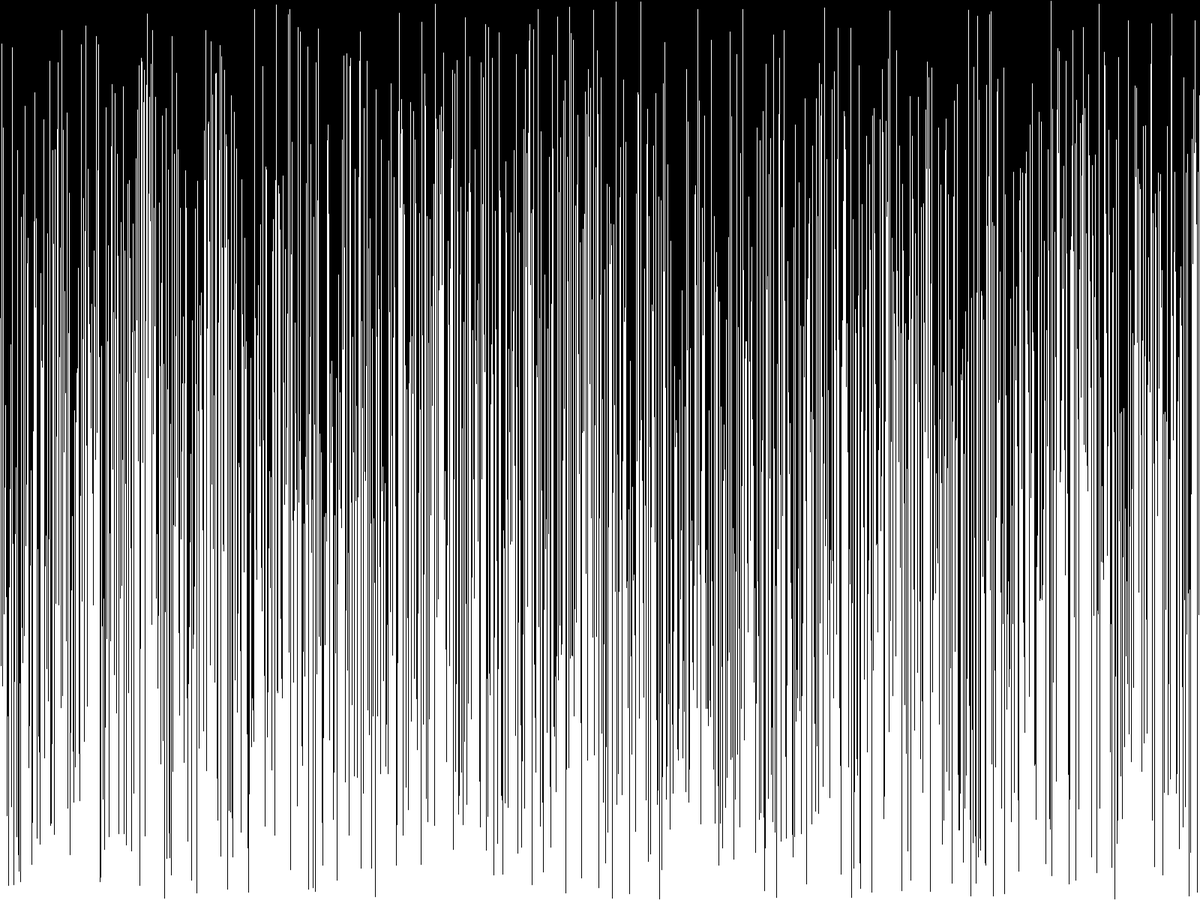
Frame 1 (no input)
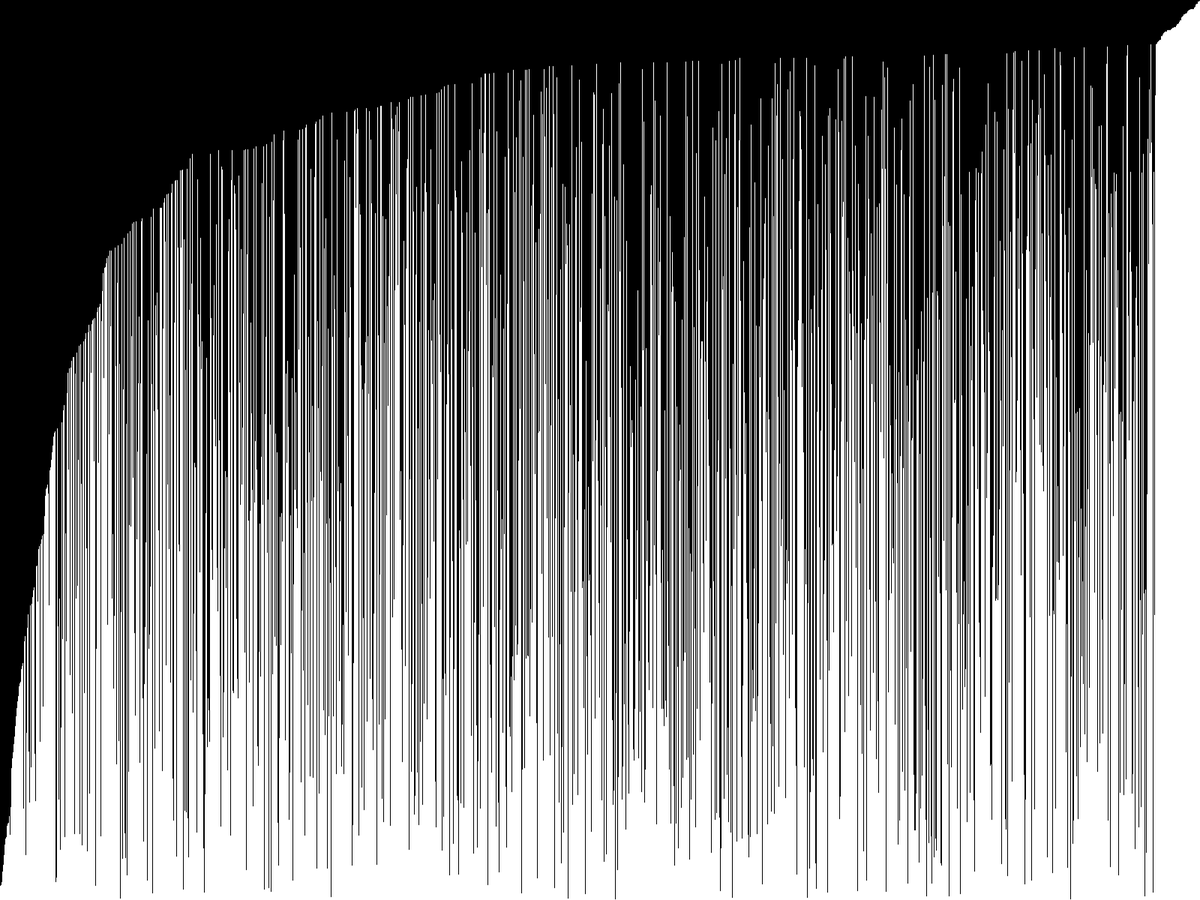
Frame 60 (the mouse pressed at the canvas centre just before this capture)
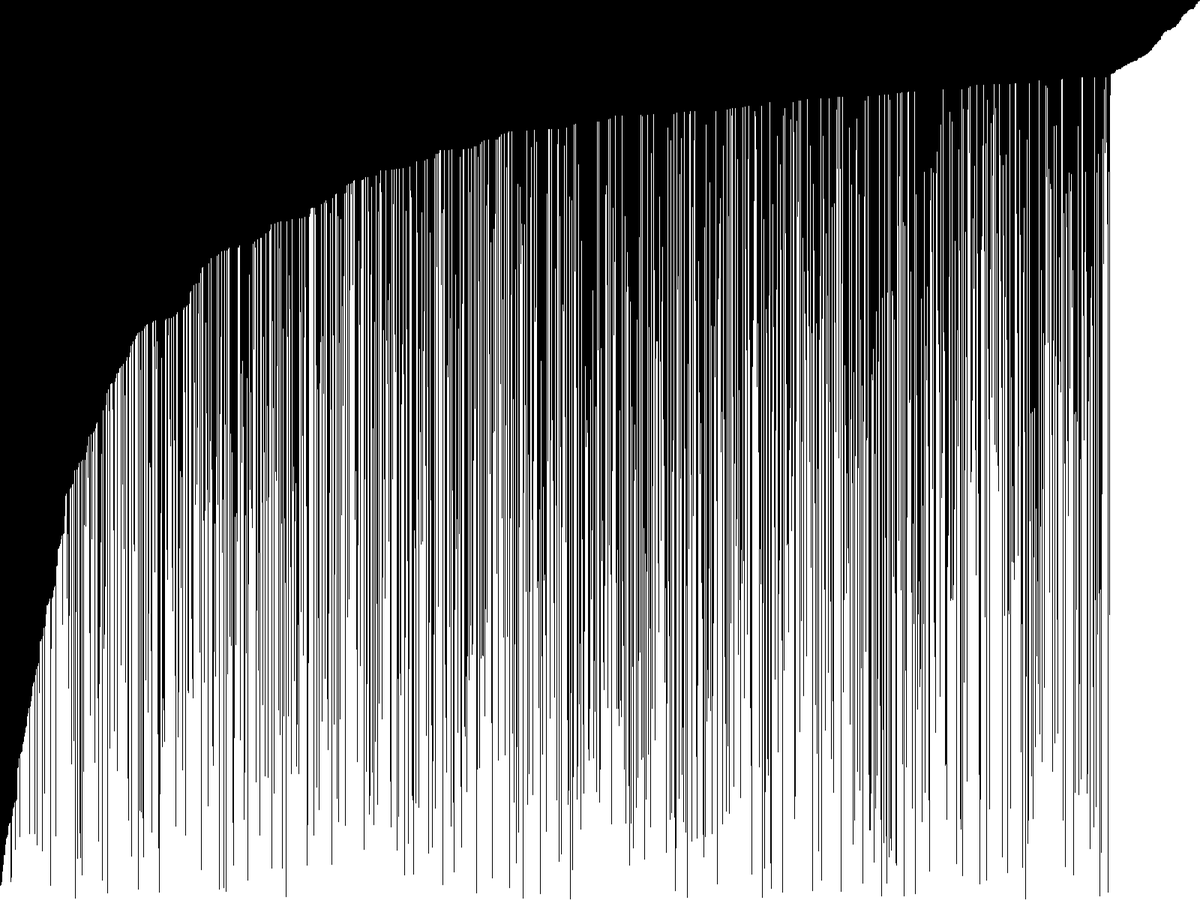
Frame 120 (the mouse held since frame 60 and released just before this capture)

The Processing sketch that drew these frames (run headless with seeded random() and noise(); from frame 60 on, the mouse is pressed at the canvas centre):

// Processing sketch: BubbleSortVis
// ── BubbleSortVis.pde
float[] values;
int i = 0;
int j = 0;
void setup() {
  fullScreen();
  values = new float[width];
  for (int i = 0; i < values.length; i++) {
    values[i] = random(height);
  }

  //for (int i = 0; i < values.length; i++) {
  //  for (int j = 0; j < values.length -i - 1; j++) {
  //    float a = values[j];
  //    float b = values[j + 1];
  //    if (a>b) {
  //      swap(values, j, j+1);
  //    }
  //  }
  //}
}


void draw() {
  background(0);
  stroke(255);


 




  for (int i = 0; i < values.length; i++) { 
    line(i, height, i, height - values[i]);
  }

  if (i < values.length) { 
    for (int j = 0; j < values.length -i - 1; j++) {
      float a = values[j];
      float b = values[j + 1];
      if (a>b) {
        swap(values, j, j+1);
      }
    }
  }
  i++;
}

void swap(float[] arr, int a, int b) {
  float save = arr[a];
  arr[a] = arr[b];
  arr[b] = save;
}
